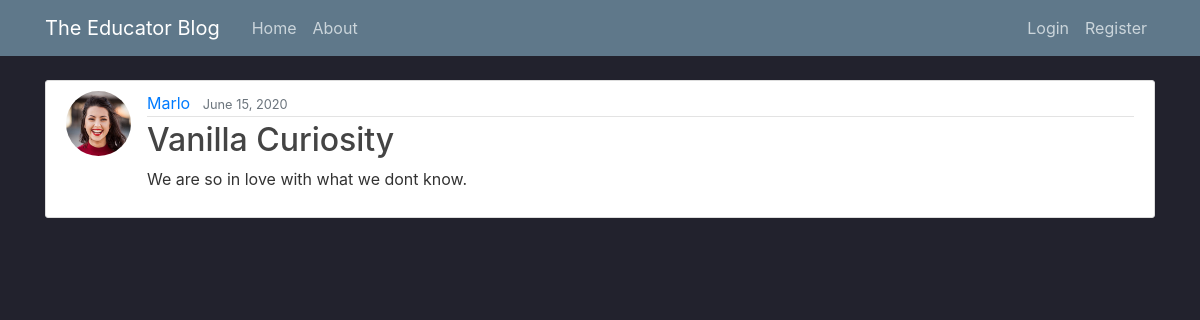
/post/5/, run on the app's committed database.
### blog/models.py (models this page shows, shortened)
class Post(models.Model):
    title = models.CharField(max_length=100)
    content = models.TextField()
    date_posted = models.DateTimeField(default=timezone.now)
    author = models.ForeignKey(User, on_delete=models.CASCADE)

### users/models.py (models this page shows, shortened)
class Profile(models.Model):
    user = models.OneToOneField(User, on_delete=models.CASCADE)
    image = models.ImageField(default='default.jpg', upload_to='profile_pics')

### blog/views.py (the view)
# urls.py: path('post/<int:pk>/', PostDetailView.as_view(), name='post-detail'),
class PostDetailView(DetailView):
    model = Post

### blog/templates/blog/post_detail.html (shortened to what this page needs)
{% extends "blog/base.html" %}
{% block content %}
<article class="media content-section">
    <img class="rounded-circle article-img" src="{{ object.author.profile.image.url }}">
    <div class="media-body">
        <div class="article-metadata">
            <a class="mr-2" href="#">{{ object.author }}</a>
            <small class="text-muted">{{ object.date_posted|date:"F d, Y" }}</small>
        </div>
        <h2 class="article-title">{{ object.title }}</h2>
        <p class="article-content">{{ object.content }}</p>
    </div>
</article>
{% endblock content %}

### blog/static/blog/main.css (style rules this page uses)
body { background: #22222D; color: #333333; margin-top: 5rem; }
h1, h2, h3, h4, h5, h6 { color: #444444; }
.content-section { background: #ffffff; padding: 10px 20px; border: 1px solid #dddddd; border-radius: 3px; margin-bottom: 20px; }
.article-title { color: #444444; }
.article-content { white-space: pre-line; }
.article-img { height: 65px; width: 65px; margin-right: 16px; }
.article-metadata { padding-bottom: 1px; margin-bottom: 4px; border-bottom: 1px solid #e3e3e3 }

### data on the page
Post: author.profile.image (picture), author "Marlo", date_posted "June 15, 2020", title "Vanilla Curiosity", content "We are so in love with what we dont know."
